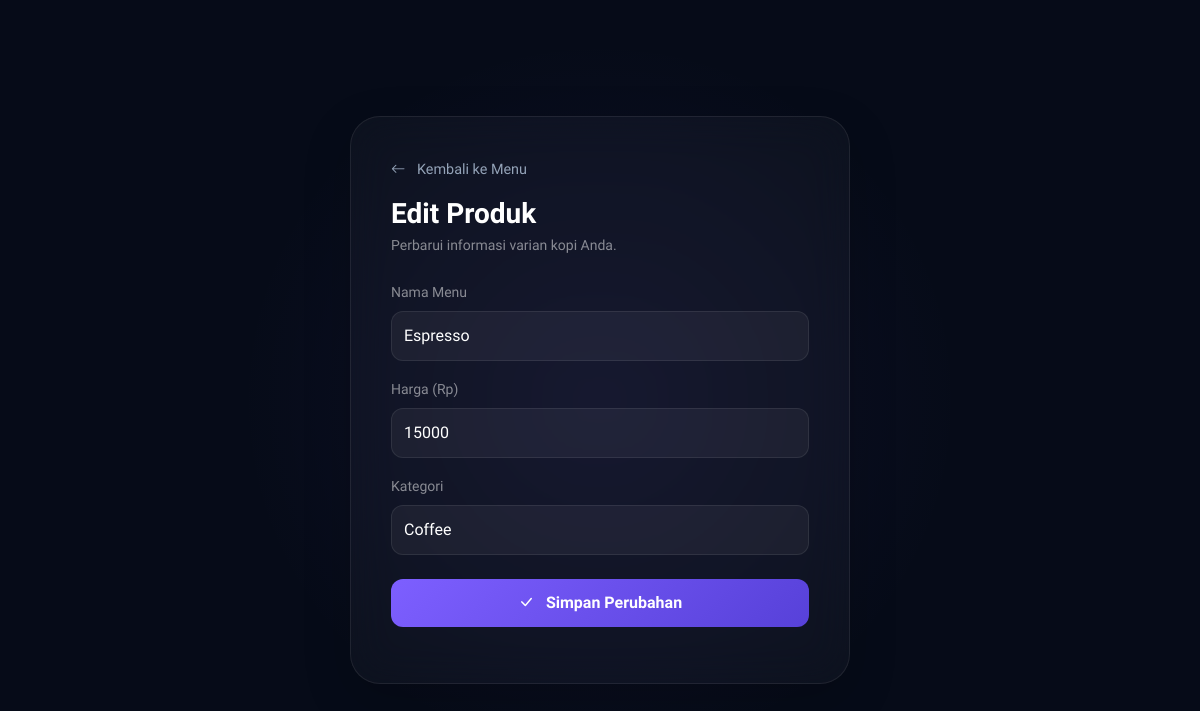
Screenshot of /edit_kopi.php?id=1 (signed in) with the database file from the repository.
### tables this page shows
CREATE TABLE `menu_kopi` (
  `id` int(11) NOT NULL,
  `nama_kopi` varchar(100) NOT NULL,
  `harga` int(11) NOT NULL,
  `kategori` enum('Coffee','Non-Coffee','Snack') DEFAULT 'Coffee',
  `deskripsi` text
);

### edit_kopi.php (the view, shortened to what this page needs)
<?php
include 'config.php';
$id = intval($_GET['id']);
$query_data = mysqli_query($conn, "SELECT * FROM menu_kopi WHERE id = $id");
$row = mysqli_fetch_array($query_data);
?>
<!DOCTYPE html>
<html lang="id">
<head>
    <link href="https://cdn.jsdelivr.net/npm/bootstrap@5.3.0/dist/css/bootstrap.min.css" rel="stylesheet">
    <link rel="stylesheet" href="https://cdn.jsdelivr.net/npm/bootstrap-icons@1.11.1/font/bootstrap-icons.css">
</head>
<body>
<div class="container">
    <div class="edit-card shadow-lg">
        <div class="mb-4">
            <a href="data_kopi.php" class="btn-back"><i class="bi bi-arrow-left me-2"></i> Kembali ke Menu</a>
            <h3 class="fw-bold mt-3 mb-1">Edit Produk</h3>
            <p class="text-white-50 small">Perbarui informasi varian kopi Anda.</p>
        </div>
        <form method="POST">
            <div class="mb-3">
                <label class="form-label small text-white-50">Nama Menu</label>
                <input type="text" name="nama_kopi" class="form-control" value="<?= htmlspecialchars($row['nama_kopi']); ?>" required>
            </div>
            <div class="mb-3">
                <label class="form-label small text-white-50">Harga (Rp)</label>
                <input type="number" name="harga" class="form-control" value="<?= $row['harga']; ?>" required>
            </div>
            <div class="mb-4">
                <label class="form-label small text-white-50">Kategori</label>
                <select name="kategori" class="form-select">
                    <option value="Coffee" <?= $row['kategori'] == 'Coffee' ? 'selected' : '' ?>>Coffee</option>
                </select>
            </div>
            <button type="submit" name="update" class="btn btn-primary btn-update w-100 mb-3">
                <i class="bi bi-check-lg me-2"></i> Simpan Perubahan
            </button>
        </form>
    </div>
</div>
</body>
</html>

### edit_kopi.php (style rules this page uses)
:root { --bg-dark: #060b18; --glass: rgba(255, 255, 255, 0.03); --glass-border: rgba(255, 255, 255, 0.08); --accent-primary: #7d5fff; }
body { font-family: 'Plus Jakarta Sans', sans-serif; background-color: var(--bg-dark); color: #ffffff; min-height: 100vh; display: flex; align-items: center; background-image: radial-gradient(circle at 50% 50%, rgba(125, 95, 255, 0.08) 0%, transparent 50%); }
.edit-card { background: var(--glass); backdrop-filter: blur(20px); border-radius: 30px; border: 1px solid var(--glass-border); padding: 40px; width: 100%; max-width: 500px; margin: auto; }
.form-control, .form-select { background: rgba(255, 255, 255, 0.05); border: 1px solid var(--glass-border); color: white; border-radius: 12px; padding: 12px; }
.btn-update { background: linear-gradient(135deg, var(--accent-primary), #5741d9); border: none; border-radius: 12px; padding: 12px; font-weight: 600; transition: 0.3s; }
.btn-back { color: #94a3b8; text-decoration: none; font-size: 0.9rem; transition: 0.3s; }

### rows the page displays
menu_kopi: nama_kopi "Espresso", harga "15000", kategori "Coffee"
